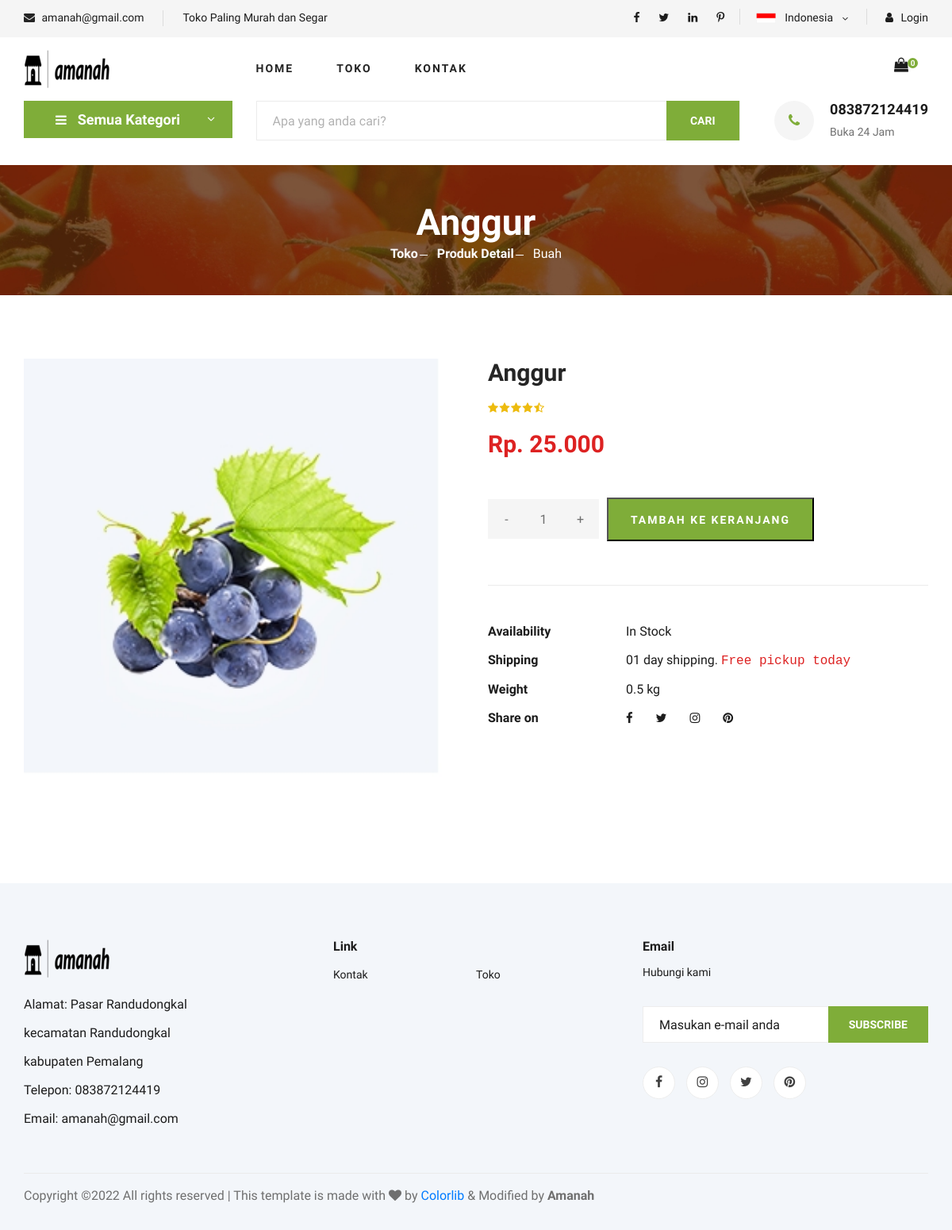
Page /toko/produk_detail/41 on the committed database.
### tables this page shows
CREATE TABLE `products` (
  `pId` int(11) NOT NULL,
  `pName` varchar(200) NOT NULL,
  `pStatus` int(11) NOT NULL,
  `pDate` datetime NOT NULL,
  `categoryId` int(11) NOT NULL,
  `adminId` int(11) NOT NULL,
  `pDp` varchar(200) DEFAULT NULL,
  `harga` int(100) NOT NULL,
  `stok` int(11) NOT NULL
);

CREATE TABLE `categories` (
  `cId` int(11) NOT NULL,
  `cName` varchar(200) NOT NULL,
  `cStatus` int(11) NOT NULL,
  `cDate` datetime NOT NULL,
  `adminId` int(11) NOT NULL
);

### application/controllers/Toko.php (called while the page is built, shortened)
<?php
class Toko extends CI_Controller {
	public function __construct()
		{
			$this->load->model('M_user');
		}
	public function produk_detail($id)
	{
		$data['getDetailProduk']= $this->M_user->getDetailProduk($id);
		$data['getKategori'] 	= $this->M_user->getKategori();
		$this->load->view('user/header');
		$this->load->view('user/topbar', $data);
		$this->load->view('user/product_detail', $data);
		$this->load->view('user/footer');
	}
}

### index.php (called while the page is built, shortened)
<?php
require_once BASEPATH.'core/CodeIgniter.php';

### application/models/M_user.php (called while the page is built, shortened)
<?php
    class M_user extends CI_Model{
        public function getDetailProduk($id)
        {
            $query = $this->db->query("SELECT products.*, categories.cName FROM products LEFT JOIN categories ON products.categoryId = categories.cId WHERE products.pId = '$id' ");
            return $query->row();
        }
    }

### application/views/user/product_detail.php (the view, shortened to what this page needs)
<section class="hero hero-normal">
        <div class="container">
            <div class="row">
                <div class="col-lg-3">
                    <div class="hero__categories">
                        <div class="hero__categories__all">
                            <i class="fa fa-bars"></i>
                            <span>Semua Kategori</span>
                        </div>
                    </div>
                </div>
                <div class="col-lg-9">
                    <div class="hero__search">
                        <div class="hero__search__form">
                            <form action="<?php echo base_url('toko/search') ?>" method="POST">
                                <input type="text" name="search" placeholder="Apa yang anda cari?">
                                <button type="submit" class="site-btn">CARI</button>
                            </form>
                        </div>
                        <div class="hero__search__phone">
                            <div class="hero__search__phone__icon">
                                <a href="https://api.whatsapp.com/send?phone=083872124419" target="blank" style="color: #7fad39;"><i class="fa fa-phone"></i></a>
                            </div>
                            <div class="hero__search__phone__text">
                                <h5>083872124419</h5>
                                <span>Buka 24 Jam</span>
                            </div>
                        </div>
                    </div>
                </div>
            </div>
        </div>
    </section>
    <section class="breadcrumb-section set-bg" data-setbg="<?php echo base_url('assets/img/breadcrumb.jpg') ?>">
        <div class="container">
            <div class="row">
                <div class="col-lg-12 text-center">
                    <div class="breadcrumb__text">
                        <h2><?php echo $getDetailProduk->pName ?></h2>
                        <div class="breadcrumb__option">
                            <a href="./index.html">Toko</a>
                            <a href="./index.html">Produk Detail</a>
                            <span><?php echo $getDetailProduk->cName ?></span>
                        </div>
                    </div>
                </div>
            </div>
        </div>
    </section>
    <section class="product-details spad">
        <div class="container">
            <div class="row">
                <div class="col-lg-6 col-md-6">
                    <div class="product__details__pic">
                        <div class="product__details__pic__item">
                            <img class="product__details__pic__item--large"
                                src="<?php echo base_url('assets/upload/produk/').$getDetailProduk->pDp ?>" alt="">
                        </div>
                    </div>
                </div>
                <div class="col-lg-6 col-md-6">
                    <div class="product__details__text">
                        <h3><?php echo $getDetailProduk->pName ?></h3>
                        <div class="product__details__rating">
                            <i class="fa fa-star"></i>
                            <i class="fa fa-star"></i>
                            <i class="fa fa-star"></i>
                            <i class="fa fa-star"></i>
                            <i class="fa fa-star-half-o"></i>
                        </div>
                        <div class="product__details__price">Rp. <?php echo number_format($getDetailProduk->harga, 0,',','.') ?></div>
                        <div class="product__details__quantity">
                            <div class="quantity">
                                <div class="jumlahBarang">
                                    <input class="jumlah" type="text" value="1">
                                </div>
                            </div>
                        </div>
                        <button type="button" class="primary-btn tambah">Tambah ke keranjang</button>
                        <ul>
                            <li><b>Availability</b> <span>In Stock</span></li>
                            <li><b>Shipping</b> <span>01 day shipping. <samp>Free pickup today</samp></span></li>
                            <li><b>Weight</b> <span>0.5 kg</span></li>
                            <li><b>Share on</b>
                                <div class="share">
                                    <a href="#"><i class="fa fa-facebook"></i></a>
                                    <a href="#"><i class="fa fa-twitter"></i></a>
                                    <a href="#"><i class="fa fa-instagram"></i></a>
                                    <a href="#"><i class="fa fa-pinterest"></i></a>
                                </div>
                            </li>
                        </ul>
                    </div>
                </div>
            </div>
        </div>
    </section>

### assets/css/style.css (style rules this page uses)
html, body { height: 100%; font-family: "Cairo", sans-serif; -webkit-font-smoothing: antialiased; font-smoothing: antialiased; }
h1, h2, h3, h4, h5, h6 { margin: 0; color: #111111; font-weight: 400; font-family: "Cairo", sans-serif; }
h2 { font-size: 36px; }
h3 { font-size: 30px; }
h5 { font-size: 18px; }
img { max-width: 100%; }
ul, ol { padding: 0; margin: 0; }
.set-bg { background-repeat: no-repeat; background-size: cover; background-position: top center; }
.spad { padding-top: 100px; padding-bottom: 100px; }
.primary-btn { display: inline-block; font-size: 14px; padding: 10px 28px 10px; color: #ffffff; text-transform: uppercase; font-weight: 700; background: #7fad39; letter-spacing: 2px; }
.site-btn { font-size: 14px; color: #ffffff; font-weight: 800; text-transform: uppercase; display: inline-block; padding: 13px 30px 12px; background: #7fad39; border: none; }
.hero { padding-bottom: 50px; }
.hero.hero-normal { padding-bottom: 30px; }
.hero.hero-normal .hero__categories { position: relative; }
.hero.hero-normal .hero__search { margin-bottom: 0; }
.hero__categories__all { background: #7fad39; position: relative; padding: 10px 25px 10px 40px; cursor: pointer; }
.hero__categories__all i { font-size: 16px; color: #ffffff; margin-right: 10px; }
.hero__categories__all span { font-size: 18px; font-weight: 700; color: #ffffff; }
.hero__categories__all:after { position: absolute; right: 18px; top: 9px; content: "3"; font-family: "ElegantIcons"; font-size: 18px; color: #ffffff; }
.hero__search { overflow: hidden; margin-bottom: 30px; }
.hero__search__form { width: 610px; height: 50px; border: 1px solid #ebebeb; position: relative; float: left; }
.hero__search__form form input { width: 70%; border: none; height: 48px; font-size: 16px; color: #b2b2b2; padding-left: 20px; }
.hero__search__form form input::placeholder { color: #b2b2b2; }
.hero__search__form form button { position: absolute; right: 0; top: -1px; height: 50px; }
.hero__search__phone { float: right; }
.hero__search__phone__icon { font-size: 18px; color: #7fad39; height: 50px; width: 50px; background: #f5f5f5; line-height: 50px; text-align: center; border-radius: 50%; float: left; margin-right: 20px; }
.hero__search__phone__text { overflow: hidden; }
.hero__search__phone__text h5 { color: #1c1c1c; font-weight: 700; margin-bottom: 5px; }
.hero__search__phone__text span { font-size: 14px; color: #6f6f6f; }
.breadcrumb-section { display: flex; align-items: center; padding: 45px 0 40px; }
.breadcrumb__text h2 { font-size: 46px; color: #ffffff; font-weight: 700; }
.breadcrumb__option a { display: inline-block; font-size: 16px; color: #ffffff; font-weight: 700; margin-right: 20px; position: relative; }
.breadcrumb__option a:after { position: absolute; right: -12px; top: 13px; height: 1px; width: 10px; background: #ffffff; content: ""; }
.breadcrumb__option span { display: inline-block; font-size: 16px; color: #ffffff; }
.product-details { padding-top: 80px; }
.product__details__pic__item { margin-bottom: 20px; }
.product__details__pic__item img { min-width: 100%; }
.product__details__text h3 { color: #252525; font-weight: 700; margin-bottom: 16px; }
.product__details__text .product__details__rating { font-size: 14px; margin-bottom: 12px; }
.product__details__text .product__details__rating i { margin-right: -2px; color: #EDBB0E; }
.product__details__text .product__details__price { font-size: 30px; color: #dd2222; font-weight: 600; margin-bottom: 15px; }
.product__details__text .primary-btn { padding: 16px 28px 14px; margin-right: 6px; margin-bottom: 5px; }
.product__details__text ul { border-top: 1px solid #ebebeb; padding-top: 40px; margin-top: 50px; }
.product__details__text ul li { font-size: 16px; color: #1c1c1c; list-style: none; line-height: 36px; }
.product__details__text ul li b { font-weight: 700; width: 170px; display: inline-block; }
.product__details__text ul li span samp { color: #dd2222; }
.product__details__text ul li .share { display: inline-block; }
.product__details__text ul li .share a { display: inline-block; font-size: 15px; color: #1c1c1c; margin-right: 25px; }
.product__details__text ul li .share a:last-child { margin-right: 0; }
.product__details__quantity { display: inline-block; margin-right: 6px; }
@media only screen and (min-width: 1200px) { .container { max-width: 1170px; } }

### rows in the picture
products: pName "Anggur", categoryId.cName "Buah", pDp (picture), harga "25.000"

### other values in the picture
count($this->cart->contents()) "0"
